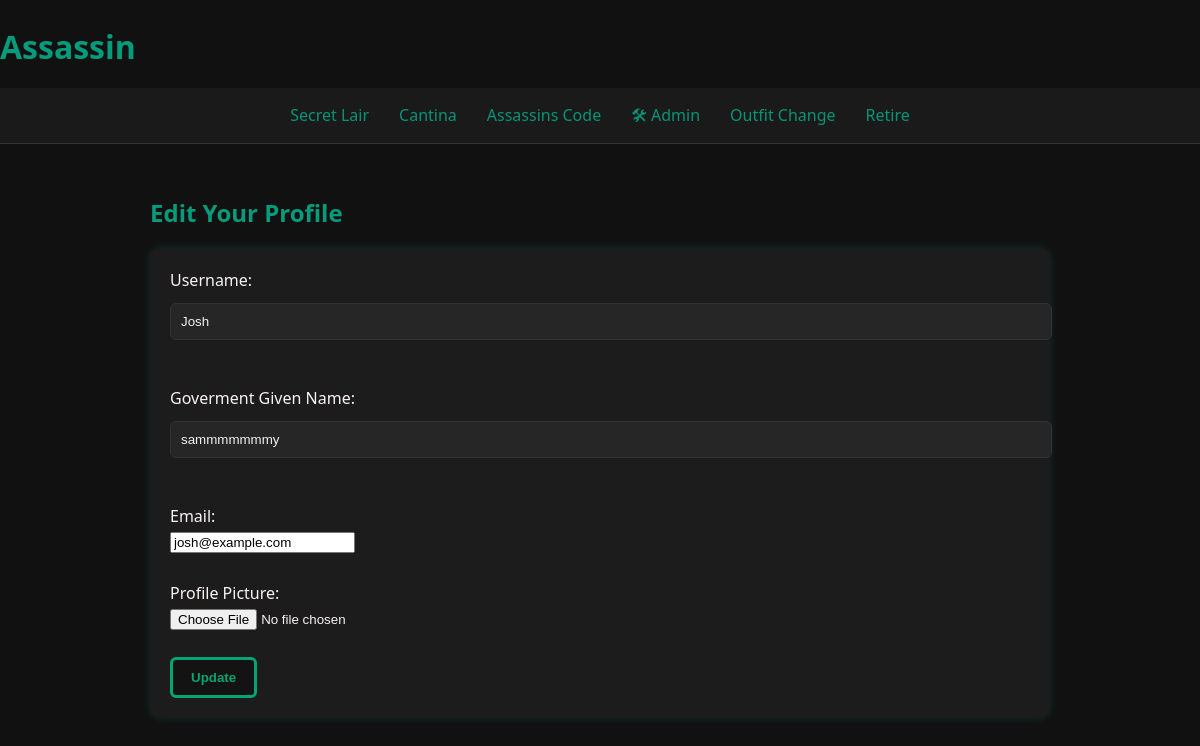
Page /profile/edit (signed in) on the committed database.
### models.py (models this page shows)
class Player(UserMixin, db.Model):
    id = db.Column(db.Integer, primary_key=True)
    username = db.Column(db.String(80), unique=True, nullable=False)
    email = db.Column(db.String(120), unique=True, nullable=False)
    password = db.Column(db.String(200), nullable=False)
    profile_pic = db.Column(db.String(200), nullable=True)
    status = db.Column(db.String(20), default="active")
    is_admin = db.Column(db.Boolean, default=False)
    can_be_targeted_multiple_times = db.Column(db.Boolean, default=False)
    max_times_targeted = db.Column(db.Integer, default=1)
    can_have_multiple_contracts = db.Column(db.Boolean, default=False)
    max_contracts_per_round = db.Column(db.Integer, default=1)
    untouchable_count = db.Column(db.Integer, default=0)
    times_kia = db.Column(db.Integer, default=0)
    actual_name = db.Column(db.String(120), nullable=True)

### routes.py (the view, shortened to what this page needs)
@routes_bp.route("/profile/edit", methods=["GET", "POST"])
@login_required
def edit_profile():
    return render_template("edit_profile.html", user=current_user)

### auth.py (called while the page is built)
@login_manager.user_loader
def load_user(user_id):
    return Player.query.get(int(user_id))

### templates/edit_profile.html (shortened to what this page needs)
{% extends "base.html" %}
{% block content %}
<h2>Edit Your Profile</h2>
<form method="POST" enctype="multipart/form-data">
  <label>Username:</label><br>
  <input type="text" name="username" value="{{ user.username }}"><br><br>
  <label>Goverment Given Name:</label><br>
  <input type="text" name="actual_name" value="{{ user.actual_name }}"><br><br>
  <label>Email:</label><br>
  <input type="email" name="email" value="{{ user.email }}"><br><br>
  <label>Profile Picture:</label><br>
  <input type="file" name="profile_pic"><br><br>
  <button type="submit">Update</button>
</form>
{% endblock %}

### static/styles.css (style rules this page uses)
body { background-color: #111; color: #f9f3f3; font-family: 'Segoe UI', Tahoma, Geneva, Verdana, sans-serif; margin: 0; padding: 0; line-height: 1.6; }
h1, h2, h3 { color: #069b7b; margin-bottom: 15px; }
form { background-color: #1c1c1c; padding: 20px; border-radius: 10px; box-shadow: 0 0 10px #00ffcc22; margin-bottom: 30px; }
input[type="text"], input[type="number"], textarea, select { width: 100%; padding: 10px; margin: 10px 0 20px; border: 1px solid #333; border-radius: 6px; background-color: #262626; color: #f0f0f0; }
button { background-color: #131313; color: #05a573; border: 3px solid #05a573; padding: 10px 18px; font-weight: bold; border-radius: 6px; cursor: pointer; transition: background-color 0.3s ease; box-shadow: 0 0 px #9ee8a3; }

### rows in the picture
Player: username "Josh", actual_name "sammmmmmmy", email "josh@example.com"
